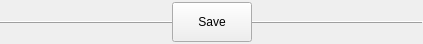
<?xml version="1.0" encoding="UTF-8"?>
<ui version="4.0">
 <class>widgetItemContents</class>
 <widget class="QFrame" name="widgetItemContents">
  <property name="enabled">
   <bool>true</bool>
  </property>
  <property name="geometry">
   <rect>
    <x>0</x>
    <y>0</y>
    <width>423</width>
    <height>50</height>
   </rect>
  </property>
  <property name="minimumSize">
   <size>
    <width>0</width>
    <height>0</height>
   </size>
  </property>
  <property name="maximumSize">
   <size>
    <width>16777215</width>
    <height>50</height>
   </size>
  </property>
  <property name="windowTitle">
   <string>Frame</string>
  </property>
  <layout class="QVBoxLayout" name="verticalLayout">
   <property name="spacing">
    <number>0</number>
   </property>
   <property name="sizeConstraint">
    <enum>QLayout::SizeConstraint::SetMaximumSize</enum>
   </property>
   <property name="leftMargin">
    <number>0</number>
   </property>
   <property name="topMargin">
    <number>0</number>
   </property>
   <property name="rightMargin">
    <number>0</number>
   </property>
   <property name="bottomMargin">
    <number>0</number>
   </property>
   <item>
    <layout class="QVBoxLayout" name="widgetItemLocation">
     <property name="spacing">
      <number>0</number>
     </property>
    </layout>
   </item>
   <item>
    <widget class="QFrame" name="itemControlPanel">
     <property name="frameShape">
      <enum>QFrame::Shape::HLine</enum>
     </property>
     <property name="frameShadow">
      <enum>QFrame::Shadow::Raised</enum>
     </property>
     <layout class="QHBoxLayout" name="horizontalLayout">
      <property name="spacing">
       <number>0</number>
      </property>
      <property name="leftMargin">
       <number>0</number>
      </property>
      <property name="topMargin">
       <number>0</number>
      </property>
      <property name="rightMargin">
       <number>0</number>
      </property>
      <property name="bottomMargin">
       <number>0</number>
      </property>
      <item>
       <spacer name="horizontalSpacer">
        <property name="orientation">
         <enum>Qt::Orientation::Horizontal</enum>
        </property>
        <property name="sizeHint" stdset="0">
         <size>
          <width>45</width>
          <height>20</height>
         </size>
        </property>
       </spacer>
      </item>
      <item>
       <widget class="QPushButton" name="saveItemButton">
        <property name="minimumSize">
         <size>
          <width>0</width>
          <height>40</height>
         </size>
        </property>
        <property name="maximumSize">
         <size>
          <width>16777215</width>
          <height>40</height>
         </size>
        </property>
        <property name="text">
         <string>Save</string>
        </property>
       </widget>
      </item>
      <item>
       <spacer name="horizontalSpacer_2">
        <property name="orientation">
         <enum>Qt::Orientation::Horizontal</enum>
        </property>
        <property name="sizeHint" stdset="0">
         <size>
          <width>45</width>
          <height>20</height>
         </size>
        </property>
       </spacer>
      </item>
     </layout>
    </widget>
   </item>
  </layout>
 </widget>
 <resources/>
 <connections/>
</ui>
